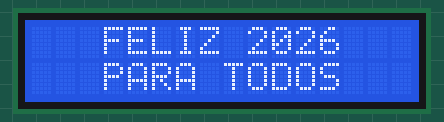
Simulated run of this sketch. Board: Arduino Uno, built with avr-gcc and run on an emulated ATmega328P. Parts: 16×2 character LCD.

Above: at 0.1 s.
At 0.6 s:
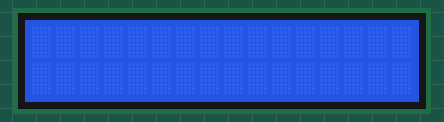

Measured:
- what the display in image 1 shows lasts 0.5 s, from 0.6 s to 1.1 s

The sketch:

LCD_16X2_I2C.ino
```cpp
#include <LiquidCrystal_I2C.h>

LiquidCrystal_I2C lcd(0x3f,16,2);

void setup() {
  lcd.init();
  lcd.backlight();
  lcd.clear();
 lcd.setCursor(0,0);
  lcd.print("   FELIZ 2026   ");
  lcd.setCursor (0,1);
  lcd.print("   PARA TODOS   ");
}

void loop() {

  lcd.display();
  delay(500);
  lcd.noDisplay();
  delay(500);
}
```
